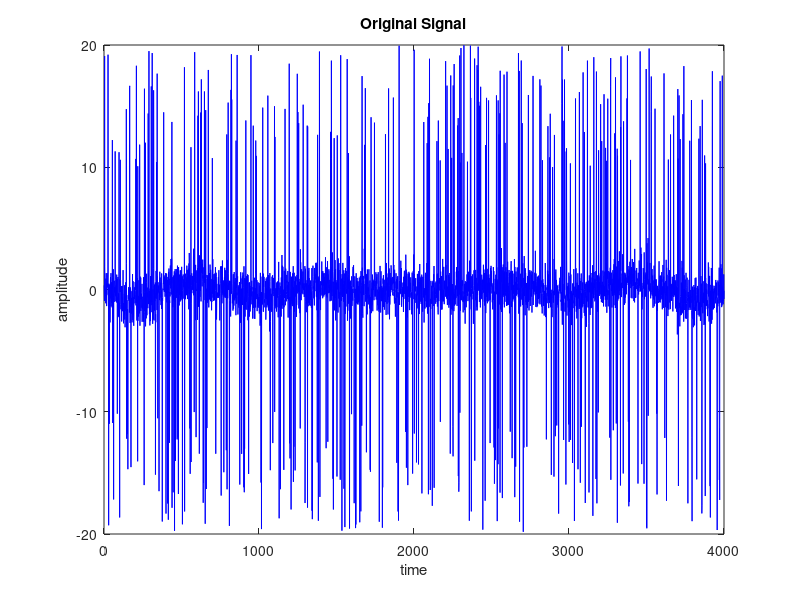
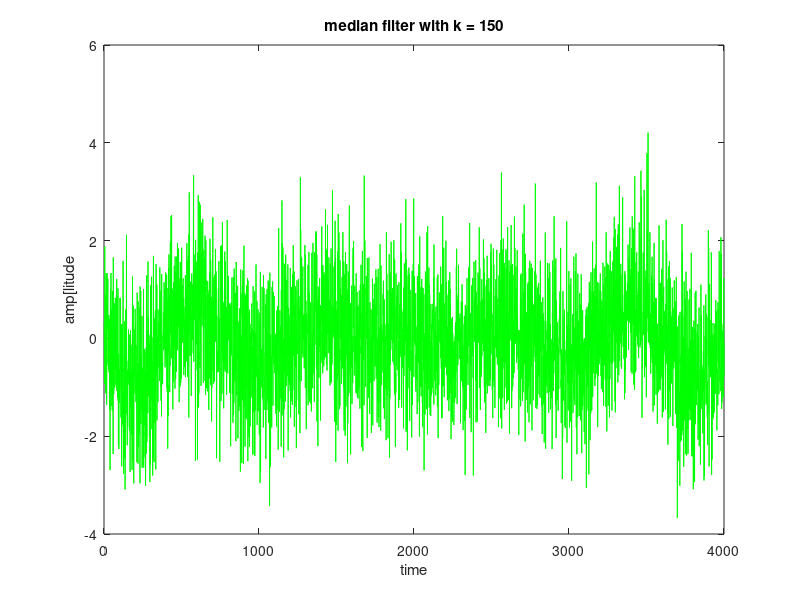
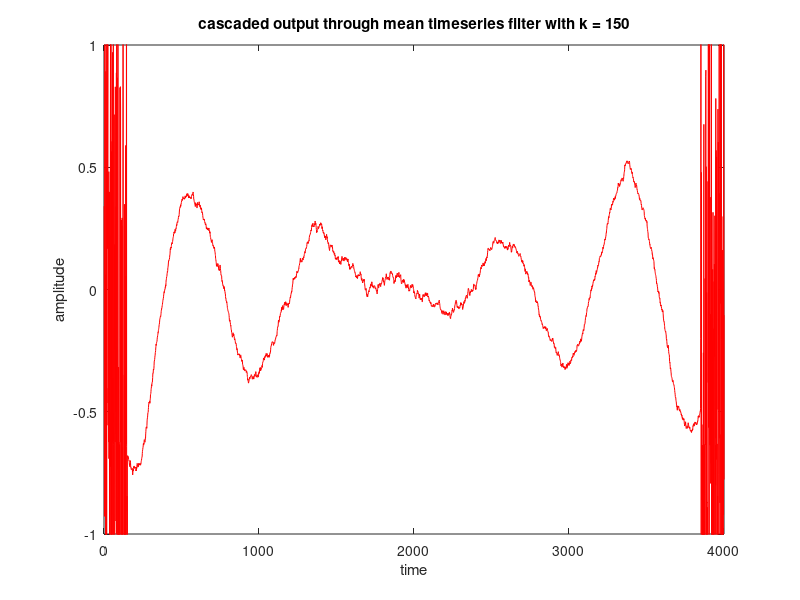

MATLAB code for these plots, in order:
clear;clc;
data = importdata("denoising_codeChallenge.mat");

origSignal = data.origSignal;
cleanedSignal = data.cleanedSignal;

figure;

plot(origSignal, 'b')
title('Original Signal')
xlabel('time')
ylabel('amplitude')

k = 150;
% Remove spike noise using the median filter
upper_threshold = 10;
lower_threshold = -10;

% initialise median filtered signal
medianSignal = origSignal;

% get values above the threshold
aboveThresh = find(medianSignal>upper_threshold);

belowThresh = find(medianSignal<lower_threshold);

for i=1:length(aboveThresh)
    lowerBound = max(1, aboveThresh(i)-k);
    upperBound = min(aboveThresh(i)+ k, length(medianSignal));
    
    % calculate median of the surrounding points
    medianSignal(aboveThresh(i)) = median(medianSignal(lowerBound:upperBound));
    
end


for i=1:length(aboveThresh)
    lowerBound = max(1, belowThresh(i)-k);
    upperBound = min(aboveThresh(i)+ k, length(medianSignal));
    
    % calculate median of the surrounding points
    medianSignal(belowThresh(i)) = median(medianSignal(lowerBound:upperBound));
    
end
figure;
plot(medianSignal,'g')
title('median filter with k = 150')
xlabel('time')
ylabel('amp[litude')
%ylim([-3 3])



% plot(cleanedSignal)


% Running mean time series filter
coefficient = ((2*k+1)^-1);
meanSignal = medianSignal;
for i=k+1:length(origSignal)-k-1
    meanSignal(i) = mean(meanSignal(i-k: i+k));
end

% Setting the edges to zero

figure;
plot(meanSignal,'r')
title('cascaded output through mean timeseries filter with k = 150')
xlabel('time')
ylabel('amplitude')
ylim([-1 1])